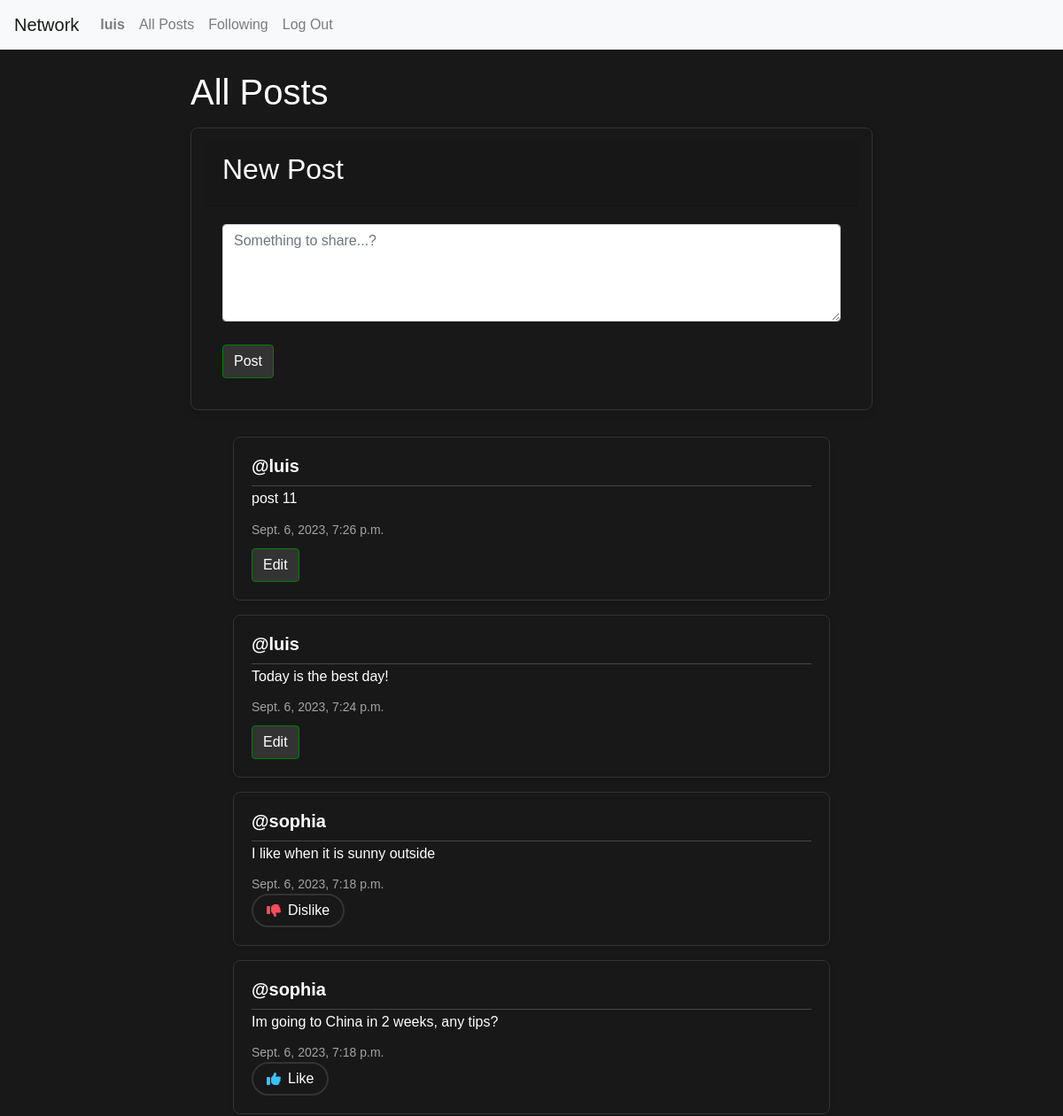
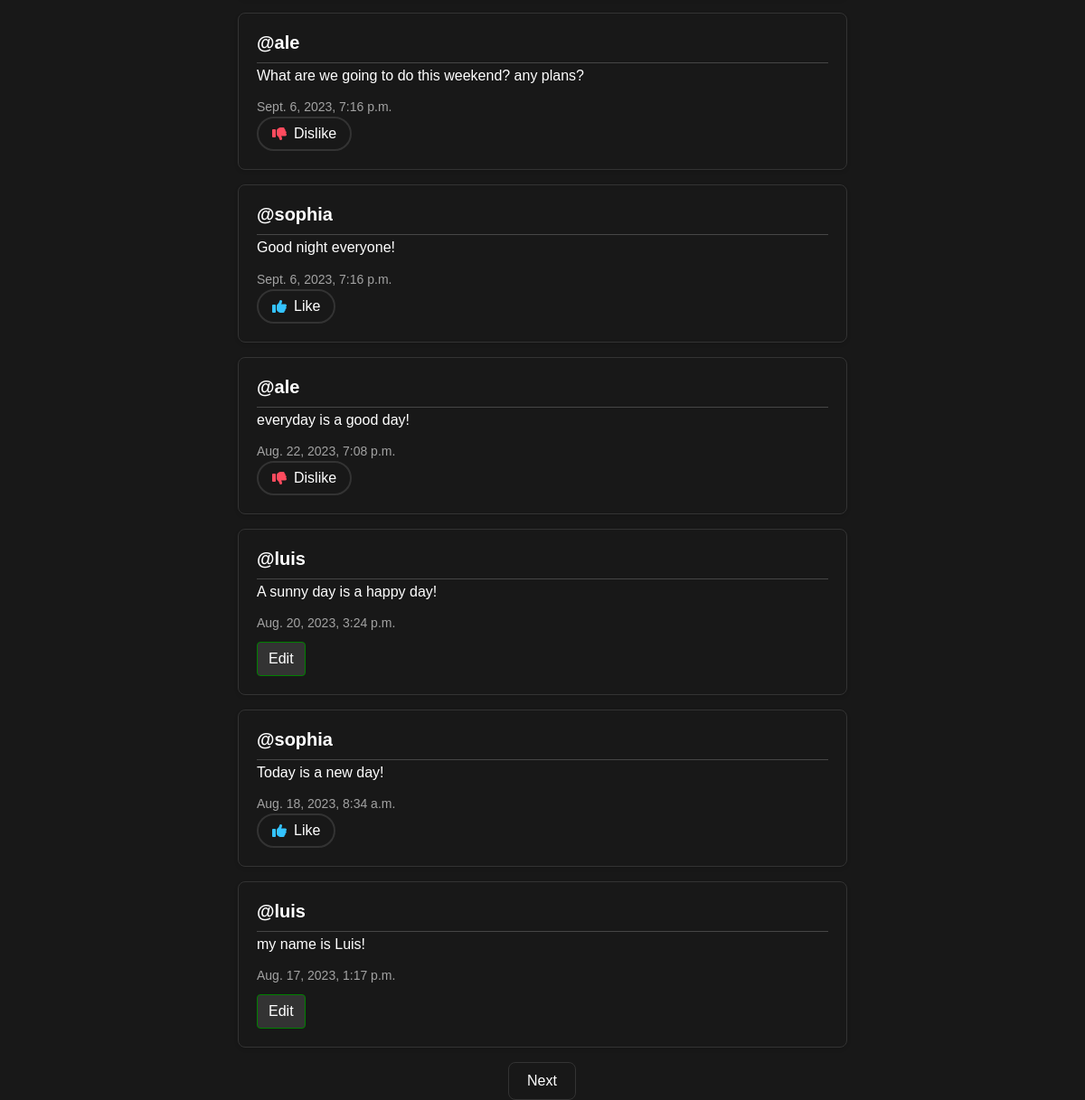
/ (signed in), run on the app's committed database (2 pictures, top to bottom).
### network/models.py (models this page shows, shortened)
class User(AbstractUser):
    pass

class Post(models.Model):
    content = models.CharField(max_length=420)
    user = models.ForeignKey(User, on_delete=models.CASCADE, related_name="author")
    date = models.DateTimeField(auto_now_add=True)

### network/views.py (the view)
# urls.py: path("", views.index, name="index"),
def index(request):
    all_posts = Post.objects.all().order_by("id").reverse()
    paginator = Paginator(all_posts, 10)
    page_number = request.GET.get('page')
    page_posted = paginator.get_page(page_number)
    all_likes = Like.objects.all()
    who_liked = []
    try:
        for like in all_likes:
            if like.user.id == request.user.id:
                who_liked.append(like.post.id)
    except:
        who_liked = []
    return render(request, "network/index.html", {
        "all_posts" : all_posts,
        "page_posted": page_posted,
        "who_liked" : who_liked
    })

### network/templates/network/index.html (shortened to what this page needs)
{% extends "network/layout.html" %}
{% block body %}
<div class="container mt-4">
    <h1>All Posts</h1>
    {% if user.is_authenticated %}
    <div class="newPost card mt-3">
        <div class="card-header">
            <h2>New Post</h2>
        </div>
        <div class="card-body">
            <form action="{% url 'new_post' %}" method="post">
                <div class="form-group">
                    <textarea name="content" class="form-control" rows="4" placeholder="Something to share...?"></textarea>
                </div>
                <input type="submit" value="Post" class="btn btn-primary" />
            </form>
        </div>
    </div>
    {% endif %}
    <div class="allPost">
        {% for post in page_posted %}
            <div class="post mx-5 my-3">
                <h5 class="username mb-1"><a href="{% url 'profile' user_id=post.user.id %}">@{{ post.user }}</a></h5>
                <h6 class="content" id="content_{{ post.id }}" mb-1">{{ post.content }}</h6>
                <p class="date mb-0">{{ post.date }}</p>
                {% if user.is_authenticated %}
                    {% if user == post.user %}
                    <div class="d-flex">
                        <button class="btn btn-primary" type="button" data-toggle="modal" data-target="#modal_edit_post_{{ post.id }}">Edit</button>
                    </div>
                    {% else %}
                        {% if post.id in who_liked %}
                        <button class="btn btn-down" onclick="like_trigger({{ post.id}}, {{who_liked}})" id="{{ post.id }}"><i class="fa fa-thumbs-down"></i> Dislike</button>
                        {% else %}
                        <button class="btn btn-up" onclick="like_trigger({{ post.id}}, {{who_liked}})" id="{{ post.id }}"><i class="fa fa-thumbs-up"></i> Like</button>
                        {% endif %}
                    {% endif %}
                {% endif %}
            </div>
        {% endfor %}
    </div>
    <nav aria-label="Page navigation" class="text-center">
        {% if page_posted.has_next %}
            <a class="page-link central-btn" href="?page={{ page_posted.next_page_number }}">Next</a>
        {% elif not page_posted.has_next and page_posted.number != 1 %}
            <a class="page-link central-btn" href="?page={{ page_posted.previous_page_number }}">Back</a>
        {% endif %}
    </nav>
</div>
{% endblock %}

### network/templates/network/layout.html (shortened to what this page needs)
{% load static %}
<!DOCTYPE html>
<html lang="en">
    <head>
        <link rel="stylesheet" href="https://stackpath.bootstrapcdn.com/bootstrap/4.4.1/css/bootstrap.min.css">
        <link href="{% static 'network/styles.css' %}" rel="stylesheet">
        <link rel="stylesheet" href="https://cdnjs.cloudflare.com/ajax/libs/font-awesome/6.4.2/css/all.min.css" />
    </head>
    <body>
        <nav class="navbar navbar-expand-lg navbar-light bg-light">
            <a class="navbar-brand" href="{% url 'index' %}">Network</a>
            <div>
              <ul class="navbar-nav mr-auto">
                {% if user.is_authenticated %}
                    <li class="nav-item">
                        <a class="nav-link" href="{% url 'profile' user_id=user.id %}"><strong>{{ user.username }}</strong></a>
                    </li>
                {% endif %}
                <li class="nav-item">
                  <a class="nav-link" href="{% url 'index' %}">All Posts</a>
                </li>
                {% if user.is_authenticated %}
                    <li class="nav-item">
                        <a class="nav-link" href="{% url 'following' %}">Following</a>
                    </li>
                    <li class="nav-item">
                        <a class="nav-link" href="{% url 'logout' %}">Log Out</a>
                    </li>
                {% endif %}
              </ul>
            </div>
          </nav>
        <div class="body">
            {% block body %}
            {% endblock %}
        </div>
    </body>
</html>

### network/static/network/styles.css (style rules this page uses)
:root { --bg-color: #181818; --text-color: #FFF; --border-color: #333; --btn-bg-color: #007BFF; --btn-hover-color: #0056b3; --shadow-color: rgba(0, 0, 0, 0.1); --divider-color: rgba(255, 255, 255, 0.2); }
body { background-color: var(--bg-color); font-family: Arial, sans-serif; color: var(--text-color); margin: 0; padding: 0; }
.container { max-width: 800px; margin: 0 auto; }
.newPost { border: 1px solid var(--border-color); border-radius: 8px; box-shadow: 0 4px 8px var(--shadow-color); background-color: var(--bg-color); padding: 15px; }
.newPost h2, .newPost .form-control { margin-top: 0; resize: vertical; margin-bottom: 10px; }
.btn-primary, .btn-secondary { background-color: var(--border-color); border: 1px solid green; cursor: pointer; transition: background-color 0.3s ease; margin-top: 10px; }
.allPost { margin-top: 30px; }
.post { border: 1px solid var(--border-color); border-radius: 8px; background-color: var(--bg-color); padding: 20px; margin-bottom: 25px; box-shadow: 0 2px 4px var(--shadow-color); }
.username { font-weight: bold; margin-bottom: 5px; border-bottom: 1px solid var(--divider-color); padding-bottom: 10px; }
.content { font-size: 16px; margin-bottom: 15px; color: var(--text-color); }
.date { font-size: 14px; color: rgba(255, 255, 255, 0.6); }
.central-btn { display: inline-block; padding: 10px 20px; border-radius: 8px; color: var(--text-color); background-color: var(--bg-color); border: 1px solid var(--border-color); transition: background-color 0.2s ease; }
.btn-up, .btn-down { background-color: transparent; border: 2px solid var(--border-color); color: var(--text-color); border-radius: 22px; padding: 5px 15px; display: inline-flex; align-items: center; cursor: pointer; transition: transform 0.3s ease, background-color 0.5s ease, border 0.2s ease; }
.btn-up .fa, .btn-down .fa { margin-right: 0.5rem; }
.btn-up .fa { color: #34c3ff; }
.btn-down .fa { color: #ff4b5e; }
.username a { text-decoration: none; color: inherit; transition: transform 0.3s ease, text-decoration 0.3s ease; }

### data on the page
User: username "luis"
Post: user "luis", content "post 11", date "Sept. 6, 2023, 7:26 p.m."
Post: user "luis", content "Today is the best day!", date "Sept. 6, 2023, 7:24 p.m."
Post: user "sophia", content "I like when it is sunny outside", date "Sept. 6, 2023, 7:18 p.m."
Post: user "sophia", content "Im going to China in 2 weeks, any tips?", date "Sept. 6, 2023, 7:18 p.m."
Post: user "ale", content "What are we going to do this weekend? any plans?", date "Sept. 6, 2023, 7:16 p.m."
Post: user "sophia", content "Good night everyone!", date "Sept. 6, 2023, 7:16 p.m."
Post: user "ale", content "everyday is a good day!", date "Aug. 22, 2023, 7:08 p.m."
Post: user "luis", content "A sunny day is a happy day!", date "Aug. 20, 2023, 3:24 p.m."
Post: user "sophia", content "Today is a new day!", date "Aug. 18, 2023, 8:34 a.m."
Post: user "luis", content "my name is Luis!", date "Aug. 17, 2023, 1:17 p.m."
